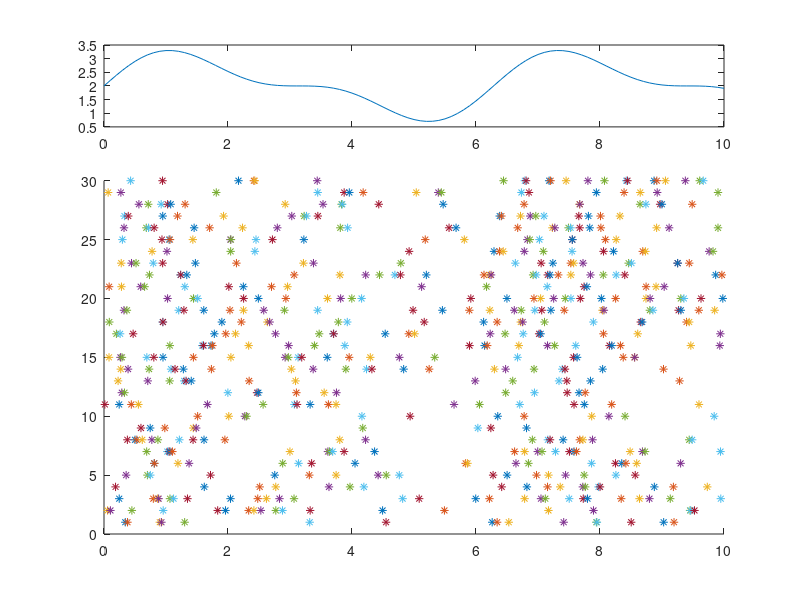

Here is the MATLAB script that generated this plot:
%%answer for HW7
%problem 3

clear all;
close all;


%interval = 0.1
T = 10;
t = 0:0.1:T;

namta = 2 + sin(t) + sin(2.*t)./2;


%F(s)

f = inline('5/4 + 2*s - cos(s) - cos(2*s)/4');

df = inline('2 + sin(s) + sin(2*s)/2');

% sample {t1, t2, ... tn}
M = 30;

for i=1:M
    
    % sample {t1, t2, ... tn}
    s(i) = poissrnd(f(T));
    x = rand(1,s(i))*f(T);
    tmp{i} = sort(x);
    %out put f-1(t);
    %N-R algorithm
    L = length(tmp{i});
    
    for j = 1:L
        
        x = T/2; % initial position
        ind = 0;
        while ind < 100
            ind = ind+1;
            x_new = x - (f(x)-tmp{i}(j))/df(x);
            d = abs(x_new-x);
            if d<1e-3;
                break;
            end
            x = x_new;
        end
        ipp{i}(j) = x; 
    end;
       
end;

subplot(4,1,1);
plot(t, namta);
for i = 1:30
subplot(4,1,2:4)
hold on,plot(ipp{i},i,'*');
end;




    

